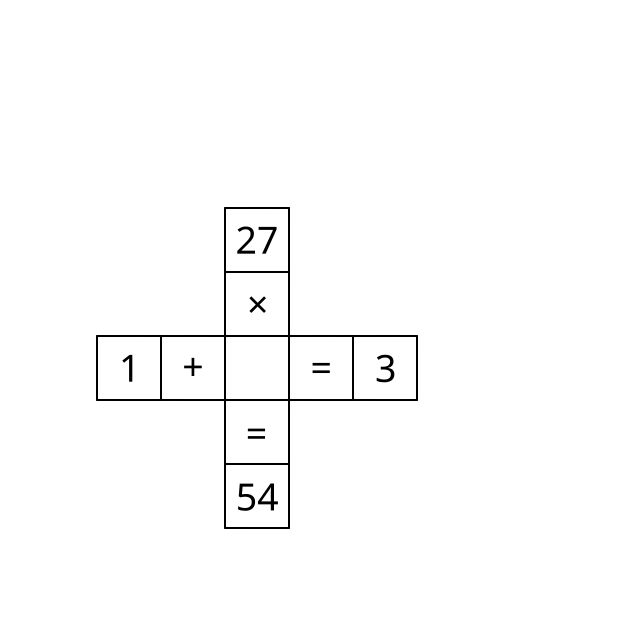
%> input picture ejemplos/ejemplo_5x5.png, 640 x 640 px
$ octave --eval "result = clasificarOperador(imread('../../ejemplos/ejemplo_5x5.png'));"   (GNU Octave 9; MATLAB toolbox functions it lacks are replaced by stand-ins)
%> lines starting %> are read from the running program, lines starting %| are printed output that depends on the picture; in (x1, y1, x2, y2) boxes, pixels count from 0 and x2, y2 are one past the last pixel; in counts of white or black regions, pixels touching at a corner belong together; the program's own positions count from 1
### codigo/reconocimiento/cargarPlantillasOperadores.m
function [imgs, etiquetas] = cargarPlantillasOperadores()
%CARGARPLANTILLASOPERADORES Devuelve plantillas de operadores +-x÷=, generándolas si no existen.

    baseDir = fullfile('codigo', 'reconocimiento', 'plantillas', 'operadores');
    if ~exist(baseDir, 'dir'); mkdir(baseDir); end

    etiquetas = {'+','-','*','/','='};
    nombres = {'mas','menos','mul','div','igual'};
    imgs = cell(numel(etiquetas), 1);
    for k = 1:numel(etiquetas)
        archivo = fullfile(baseDir, sprintf('%s.png', nombres{k}));
        if isfile(archivo)
            imgs{k} = im2double(imread(archivo));
        else
            plantilla = generarOperadorBasico(etiquetas{k});
            imwrite(plantilla, archivo);
            imgs{k} = plantilla;
        end
        imgs{k} = im2gray(imgs{k});
    end
end

function img = generarOperadorBasico(simbolo)
    img = zeros(64,64);
    grosor = 7;
    switch simbolo
        case '+'
            img = dibujarLinea(img, [32 10], [32 54], grosor);
            img = dibujarLinea(img, [10 32], [54 32], grosor);
        case '-'
            img = dibujarLinea(img, [12 32], [52 32], grosor);
        case '*'
            img = dibujarLinea(img, [16 16], [48 48], grosor);
            img = dibujarLinea(img, [16 48], [48 16], grosor);
        case '/'
            img = dibujarLinea(img, [16 48], [48 16], grosor);
        case '='
            img = dibujarLinea(img, [12 24], [52 24], grosor);
            img = dibujarLinea(img, [12 40], [52 40], grosor);
    end
    img = imgaussfilt(img, 0.8);
end

function img = dibujarLinea(img, p1, p2, grosor)
%> called with p1 = [32 10], p2 = [32 54], grosor = 7
    x1 = round(p1(1)); y1 = round(p1(2));
    x2 = round(p2(1)); y2 = round(p2(2));
    numPuntos = max(abs([x2 - x1, y2 - y1])) + 1;
    xs = round(linspace(x1, x2, numPuntos));
    ys = round(linspace(y1, y2, numPuntos));
    for k = 1:numPuntos
        img = trazarDisco(img, xs(k), ys(k), grosor);
    end
end

function img = trazarDisco(img, x, y, radio)
    [X, Y] = meshgrid(1:size(img,2), 1:size(img,1));
    mask = (X - x).^2 + (Y - y).^2 <= (radio/2)^2;
    img(mask) = 1;
end

### codigo/reconocimiento/clasificarOperador.m
function [mejorIndice, puntuaciones, etiqueta] = clasificarOperador(imagen, plantillas, etiquetas)
%CLASIFICAROPERADOR Template matching para operadores +-*/=

    if nargin < 2 || isempty(plantillas)
        [plantillas, etiquetas] = cargarPlantillasOperadores();
    end
    if nargin < 3 || isempty(etiquetas)
        etiquetas = {'+','-','*','/','='};
    end

    imagenPrep = prepararImagen(imagen);

    numPlantillas = length(plantillas);
    puntuaciones = zeros(numPlantillas, 1);

    for k = 1:numPlantillas
        plantillaActual = im2double(imresize(plantillas{k}, size(imagenPrep)));
        try
            c = normxcorr2(plantillaActual, imagenPrep);
            puntuaciones(k) = max(c(:));
        catch
            puntuaciones(k) = corr2(plantillaActual, imagenPrep);
        end
    end

    [~, mejorIndice] = max(puntuaciones);
    etiqueta = etiquetas{mejorIndice};
end

function imgBin = prepararImagen(img)
    img = im2double(im2gray(img));
    img = imresize(img, [64 64]);
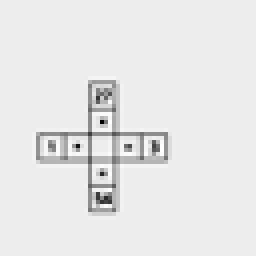
%> img: size 64x64 double (shown 4 times larger); min 0.519, max 1.04, mean 0.988; drawn with min black and max white
    img = imadjust(img);
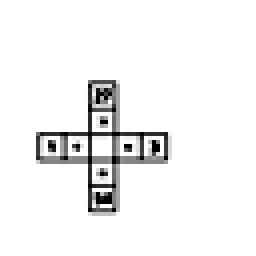
%> img: size 64x64 double (shown 4 times larger); min 0, max 1, mean 0.95
    umbral = graythresh(img);
%> umbral = 0.661
    imgBin = imbinarize(img, umbral * 0.8);
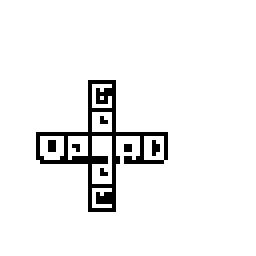
%> imgBin: size 64x64 logical (shown 4 times larger); 94.4% white; black in thin lines or dots, all inside (x1, y1, x2, y2) = (9, 20, 42, 53)
    imgBin = imcomplement(imgBin);
    imgBin = imclearborder(imgBin);
    imgBin = bwareaopen(imgBin, 10);
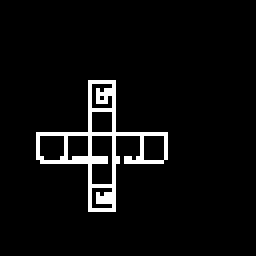
%> imgBin: size 64x64 logical (shown 4 times larger); 5% white in thin lines or dots, all inside (x1, y1, x2, y2) = (9, 20, 42, 53)
    imgBin = imgaussfilt(double(imgBin), 0.5);
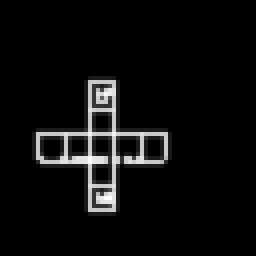
%> imgBin: size 64x64 double (shown 4 times larger); min 0, max 1, mean 0.05
end
%> the loop in clasificarOperador, `for k = 1:numPlantillas` made 5 passes
%> pass 1, in clasificarOperador, `c = normxcorr2(plantillaActual, imagenPrep);`:
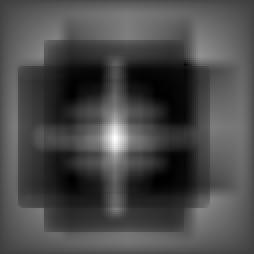
%> c: size 127x127 double (shown 2 times larger); min -0.154, max 0.511, mean 0.0409; drawn with min black and max white
%> pass 3, in clasificarOperador, `c = normxcorr2(plantillaActual, imagenPrep);`:
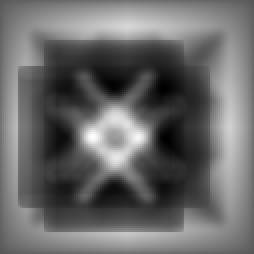
%> c: size 127x127 double (shown 2 times larger); min -0.146, max 0.3, mean 0.0393; drawn with min black and max white
%> after the loop in clasificarOperador, `for k = 1:numPlantillas`: puntuaciones = [0.511; 0.331; 0.3; 0.216; 0.308]
%> in clasificarOperador, `[~, mejorIndice] = max(puntuaciones);`: mejorIndice = 1
%> in clasificarOperador, `etiqueta = etiquetas{mejorIndice};`: etiqueta = '+'
%> `result = clasificarOperador(imread('../../ejemplos/ejemplo_5x5.png'));`: result = 1
